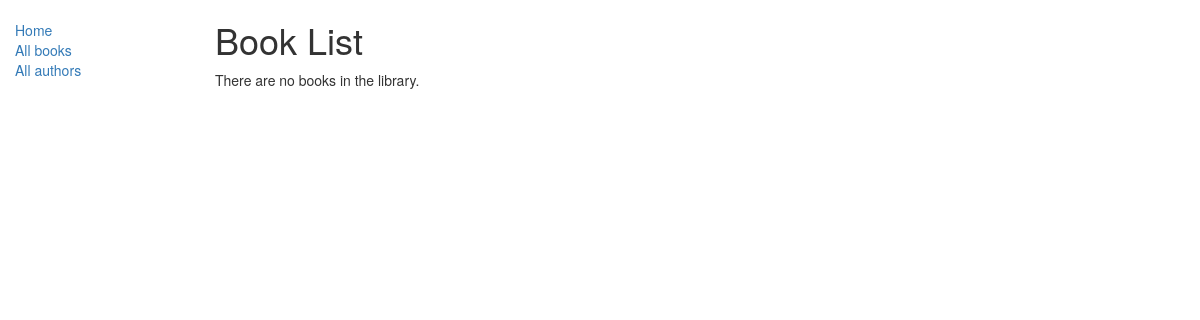
Before: /catalog/books/ with the older database file.
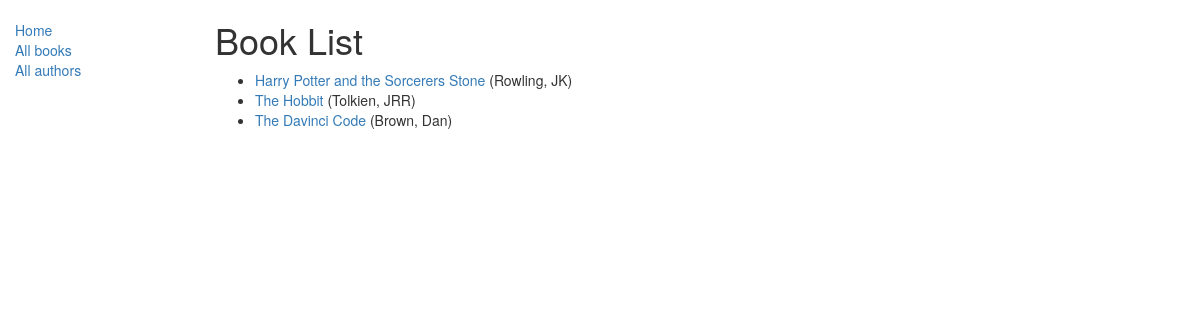
After: the same page with the newer database file.
### catalog/models.py (models this page shows, shortened)
class Book(models.Model):
    title = models.CharField(max_length=200)
    author = models.ForeignKey('Author', on_delete=models.SET_NULL, null=True)
    summary = models.TextField(max_length=1000, help_text="Enter a brief description of the book")
    isbn = models.CharField('ISBN',max_length=13, help_text='13 Character <a href="https://www.isbn-international.org/content/what-isbn">ISBN number</a>')
    genre = models.ManyToManyField(Genre, help_text="Select a genre for this book")
    def get_absolute_url(self):
        return reverse('book-detail', args=[str(self.id)])

class Author(models.Model):
    first_name = models.CharField(max_length=100)
    last_name = models.CharField(max_length=100)
    date_of_birth = models.DateField(null=True, blank=True)
    date_of_death = models.DateField('Died', null=True, blank=True)
    def __str__(self):
        return '%s, %s' % (self.last_name, self.first_name)

### catalog/views.py (the view)
# urls.py: path('books/', views.BookListView.as_view(), name='books'),
class BookListView(generic.ListView):
    model = Book
    paginate_by = 10

### catalog/templates/catalog/book_list.html
{% extends "base_generic.html" %}
{% block content %}
    <h1>Book List</h1>
    {% if book_list %}
    <ul>
      {% for book in book_list %}
      <li>
        <a href="{{ book.get_absolute_url }}">{{ book.title }}</a> ({{book.author}})
      </li>
      {% endfor %}
    </ul>
    {% else %}
      <p>There are no books in the library.</p>
    {% endif %}
{% endblock %}

### catalog/templates/base_generic.html (shortened to what this page needs)
<!DOCTYPE html>
<html lang="en">
<head>
  <link rel="stylesheet" href="https://maxcdn.bootstrapcdn.com/bootstrap/3.3.7/css/bootstrap.min.css">
  {% load static %}
  <link rel="stylesheet" href="{% static 'css/styles.css' %}">
</head>
<body>
  <div class="container-fluid">
    <div class="row">
      <div class="col-sm-2">
      {% block sidebar %}
      <ul class="sidebar-nav">
          <li><a href="{% url 'index' %}">Home</a></li>
          <li><a href="{% url 'books' %}">All books</a></li>
          <li><a href="{% url 'authors' %}">All authors</a></li>
      </ul>
     {% endblock %}
      </div>
      <div class="col-sm-10 ">
      {% block content %}{% endblock %}
      </div>
    </div>
  </div>
</body>
</html>

### catalog/static/css/styles.css (style rules this page uses)
.sidebar-nav { margin-top: 20px; padding: 0; list-style: none; }

Changed rows visible on the page:
added Book: title "Harry Potter and the Sorcerers Stone", author "Rowling, JK"
added Book: title "The Hobbit", author "Tolkien, JRR"
added Book: title "The Davinci Code", author "Brown, Dan"
Other visible differences:
text no longer shown: "There are no books in the library."
